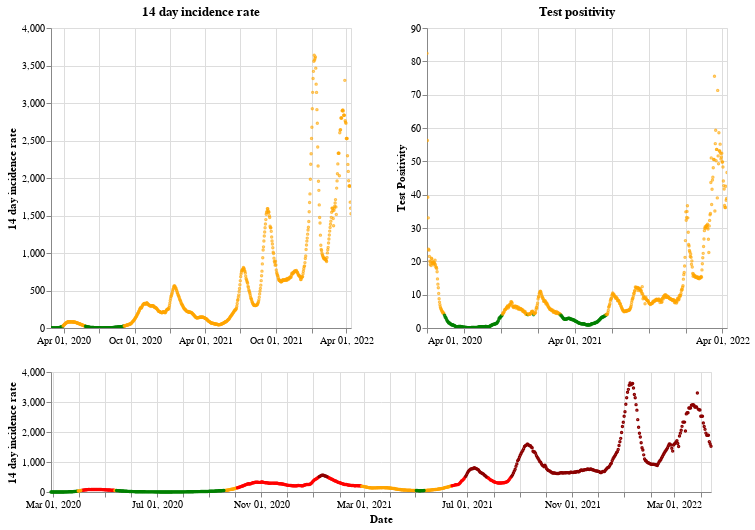

The notebook cell saved with this chart:
### Markdown cell above
## Scotland

### Code cell
plot_traffic_light('Scotland')

### Figure 1 — Vega-Lite specification as saved in the notebook (floating-point values rounded to 4 significant figures; data arrays with more than 128 entries replaced by an {"elided": "..."} marker saying what was removed)
{"config": {"view": {"continuousWidth": 400, "continuousHeight": 300}}, "vconcat": [{"hconcat": [{"mark": {"type": "point", "size": 2}, "encoding": {"color": {"condition": {"value": "green", "test": "(datum.twoWeeklyCasesRate <= 25)"}, "value": "orange"}, "tooltip": [{"type": "nominal", "field": "areaName"}, {"type": "temporal", "field": "date"}, {"type": "quantitative", "field": "twoWeeklyCasesRate"}, {"type": "quantitative", "field": "testPositivity"}], "x": {"type": "temporal", "axis": {"title": ""}, "field": "date", "scale": {"domain": {"selection": "DateBrush"}}, "timeUnit": "yearmonthdate"}, "y": {"type": "quantitative", "axis": {"title": "14 day incidence rate"}, "field": "twoWeeklyCasesRate"}}, "title": "14 day incidence rate", "width": 300}, {"mark": {"type": "point", "size": 2}, "encoding": {"color": {"condition": {"value": "green", "test": "(datum.testPositivity <= 4)"}, "value": "orange"}, "tooltip": [{"type": "nominal", "field": "areaName"}, {"type": "temporal", "field": "date"}, {"type": "quantitative", "field": "twoWeeklyCasesRate"}, {"type": "quantitative", "field": "testPositivity"}], "x": {"type": "temporal", "axis": {"title": ""}, "field": "date", "scale": {"domain": {"selection": "DateBrush"}}, "timeUnit": "yearmonthdate"}, "y": {"type": "quantitative", "axis": {"title": "Test Positivity"}, "field": "testPositivity"}}, "title": "Test positivity", "width": 300}]}, {"layer": [{"mark": {"type": "point", "size": 2}, "encoding": {"color": {"condition": {"value": "orange", "test": "(((datum.testPositivity < 4) && (datum.twoWeeklyCasesRate >= 50)) && (datum.twoWeeklyCasesRate < 200))"}, "value": "red"}, "opacity": {"condition": {"value": 1, "test": "((datum.twoWeeklyCasesRate >= 50) && (datum.twoWeeklyCasesRate < 500))"}, "value": 0}, "tooltip": [{"type": "nominal", "field": "areaName"}, {"type": "temporal", "field": "date"}, {"type": "quantitative", "field": "twoWeeklyCasesRate"}, {"type": "quantitative", "field": "testPositivity"}], "x": {"type": "temporal", "axis": {"title": "Date"}, "field": "date", "timeUnit": "yearmonthdate"}, "y": {"type": "quantitative", "axis": {"title": "14 day incidence rate"}, "field": "twoWeeklyCasesRate"}}, "selection": {"DateBrush": {"type": "interval", "encodings": ["x"], "fields": ["Time"]}}}, {"mark": {"type": "point", "size": 2}, "encoding": {"color": {"value": "darkred"}, "opacity": {"condition": {"value": 1, "test": "(datum.twoWeeklyCasesRate >= 500)"}, "value": 0}, "tooltip": [{"type": "nominal", "field": "areaName"}, {"type": "temporal", "field": "date"}, {"type": "quantitative", "field": "twoWeeklyCasesRate"}, {"type": "quantitative", "field": "testPositivity"}], "x": {"type": "temporal", "axis": {"title": "Date"}, "field": "date", "timeUnit": "yearmonthdate"}, "y": {"type": "quantitative", "axis": {"title": "14 day incidence rate"}, "field": "twoWeeklyCasesRate"}}}, {"mark": {"type": "point", "size": 2}, "encoding": {"color": {"condition": {"value": "green", "test": "((datum.testPositivity < 4) && (datum.twoWeeklyCasesRate < 50))"}, "value": "orange"}, "opacity": {"condition": {"value": 1, "test": "(datum.twoWeeklyCasesRate < 50)"}, "value": 0}, "tooltip": [{"type": "nominal", "field": "areaName"}, {"type": "temporal", "field": "date"}, {"type": "quantitative", "field": "twoWeeklyCasesRate"}, {"type": "quantitative", "field": "testPositivity"}], "x": {"type": "temporal", "axis": {"title": "Date"}, "field": "date", "timeUnit": "yearmonthdate"}, "y": {"type": "quantitative", "axis": {"title": "14 day incidence rate"}, "field": "twoWeeklyCasesRate"}}}], "height": 120, "width": 660}], "data": {"name": "data-d541899f0c20b5b1632fe255ebe4793d"}, "$schema": "https://vega.github.io/schema/vega-lite/v4.8.1.json", "datasets": {"data-d541899f0c20b5b1632fe255ebe4793d": {"elided": "776 records"}}}
